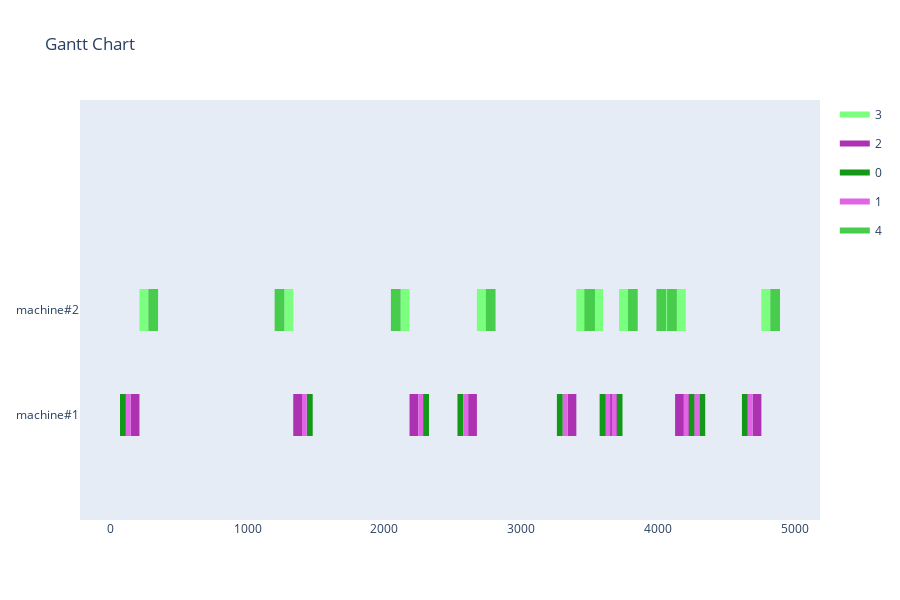

Write notebook code for a chart like this one.
### Markdown cell above
Greedy

### Code cell
agent = GreedyAgent(env)
simulator = AgentSimulator()
schedule, schedule_count = simulator.simulate(agent, orders_model)
print(f'Scheduled {schedule_count}/{len(orders_model)} Orders')
visualize_schedule(schedule, env)

### Figure 1 — Plotly figure (JSON) as saved in the notebook; plotly's stock layout.template omitted (floating-point values rounded to 4 significant figures)
{"data": [{"fill": "toself", "fillcolor": "rgb(122, 255, 126)", "hoverinfo": "name", "legendgroup": "rgb(122, 255, 126)", "mode": "none", "name": "3", "type": "scatter", "x": [3401, 3466, 3466, 3401, 3401, 4057, 4122, 4122, 4057, 4057, 211, 276, 276, 211, 211, 1269, 1334, 1334, 1269, 1269, 3713, 3778, 3778, 3713, 3713, 4135, 4200, 4200, 4135, 4135, 2675, 2740, 2740, 2675, 2675, 3531, 3596, 3596, 3531, 3531, 4752, 4817, 4817, 4752, 4752, 2118, 2183, 2183, 2118], "y": [0.8, 0.8, 1.2, 1.2, null, 0.8, 0.8, 1.2, 1.2, null, 0.8, 0.8, 1.2, 1.2, null, 0.8, 0.8, 1.2, 1.2, null, 0.8, 0.8, 1.2, 1.2, null, 0.8, 0.8, 1.2, 1.2, null, 0.8, 0.8, 1.2, 1.2, null, 0.8, 0.8, 1.2, 1.2, null, 0.8, 0.8, 1.2, 1.2, null, 0.8, 0.8, 1.2, 1.2]}, {"fill": "toself", "fillcolor": "rgb(173, 50, 177)", "hoverinfo": "name", "legendgroup": "rgb(173, 50, 177)", "mode": "none", "name": "2", "type": "scatter", "x": [3337, 3401, 3401, 3337, 3337, 4122, 4186, 4186, 4122, 4122, 147, 211, 211, 147, 147, 1334, 1398, 1398, 1334, 1334, 3649, 3713, 3713, 3649, 3649, 4200, 4264, 4264, 4200, 4200, 2611, 2675, 2675, 2611, 2611, 3596, 3660, 3660, 3596, 3596, 4688, 4752, 4752, 4688, 4688, 2183, 2247, 2247, 2183], "y": [-0.2, -0.2, 0.2, 0.2, null, -0.2, -0.2, 0.2, 0.2, null, -0.2, -0.2, 0.2, 0.2, null, -0.2, -0.2, 0.2, 0.2, null, -0.2, -0.2, 0.2, 0.2, null, -0.2, -0.2, 0.2, 0.2, null, -0.2, -0.2, 0.2, 0.2, null, -0.2, -0.2, 0.2, 0.2, null, -0.2, -0.2, 0.2, 0.2, null, -0.2, -0.2, 0.2, 0.2]}, {"fill": "toself", "fillcolor": "rgb(19, 152, 23)", "hoverinfo": "name", "legendgroup": "rgb(19, 152, 23)", "mode": "none", "name": "0", "type": "scatter", "x": [3259, 3302, 3302, 3259, 3259, 4221, 4264, 4264, 4221, 4221, 69, 112, 112, 69, 69, 1433, 1476, 1476, 1433, 1433, 3571, 3614, 3614, 3571, 3571, 4299, 4342, 4342, 4299, 4299, 2533, 2576, 2576, 2533, 2533, 3695, 3738, 3738, 3695, 3695, 4610, 4653, 4653, 4610, 4610, 2282, 2325, 2325, 2282], "y": [-0.2, -0.2, 0.2, 0.2, null, -0.2, -0.2, 0.2, 0.2, null, -0.2, -0.2, 0.2, 0.2, null, -0.2, -0.2, 0.2, 0.2, null, -0.2, -0.2, 0.2, 0.2, null, -0.2, -0.2, 0.2, 0.2, null, -0.2, -0.2, 0.2, 0.2, null, -0.2, -0.2, 0.2, 0.2, null, -0.2, -0.2, 0.2, 0.2, null, -0.2, -0.2, 0.2, 0.2]}, {"fill": "toself", "fillcolor": "rgb(224, 101, 228)", "hoverinfo": "name", "legendgroup": "rgb(224, 101, 228)", "mode": "none", "name": "1", "type": "scatter", "x": [3302, 3337, 3337, 3302, 3302, 4186, 4221, 4221, 4186, 4186, 112, 147, 147, 112, 112, 1398, 1433, 1433, 1398, 1398, 3614, 3649, 3649, 3614, 3614, 4264, 4299, 4299, 4264, 4264, 2576, 2611, 2611, 2576, 2576, 3660, 3695, 3695, 3660, 3660, 4653, 4688, 4688, 4653, 4653, 2247, 2282, 2282, 2247], "y": [-0.2, -0.2, 0.2, 0.2, null, -0.2, -0.2, 0.2, 0.2, null, -0.2, -0.2, 0.2, 0.2, null, -0.2, -0.2, 0.2, 0.2, null, -0.2, -0.2, 0.2, 0.2, null, -0.2, -0.2, 0.2, 0.2, null, -0.2, -0.2, 0.2, 0.2, null, -0.2, -0.2, 0.2, 0.2, null, -0.2, -0.2, 0.2, 0.2, null, -0.2, -0.2, 0.2, 0.2]}, {"fill": "toself", "fillcolor": "rgb(71, 204, 75)", "hoverinfo": "name", "legendgroup": "rgb(71, 204, 75)", "mode": "none", "name": "4", "type": "scatter", "x": [3466, 3537, 3537, 3466, 3466, 3986, 4057, 4057, 3986, 3986, 276, 347, 347, 276, 276, 1198, 1269, 1269, 1198, 1198, 3778, 3849, 3849, 3778, 3778, 4064, 4135, 4135, 4064, 4064, 2740, 2811, 2811, 2740, 2740, 3460, 3531, 3531, 3460, 3460, 4817, 4888, 4888, 4817, 4817, 2047, 2118, 2118, 2047], "y": [0.8, 0.8, 1.2, 1.2, null, 0.8, 0.8, 1.2, 1.2, null, 0.8, 0.8, 1.2, 1.2, null, 0.8, 0.8, 1.2, 1.2, null, 0.8, 0.8, 1.2, 1.2, null, 0.8, 0.8, 1.2, 1.2, null, 0.8, 0.8, 1.2, 1.2, null, 0.8, 0.8, 1.2, 1.2, null, 0.8, 0.8, 1.2, 1.2, null, 0.8, 0.8, 1.2, 1.2]}, {"legendgroup": "rgb(122, 255, 126)", "marker": {"color": "rgb(122, 255, 126)", "opacity": 0, "size": 1}, "mode": "markers", "name": "", "showlegend": false, "text": [null, null, null, null, null, null, null, null, null, null, null, null, null, null, null, null, null, null, null, null], "type": "scatter", "x": [3401, 3466, 4057, 4122, 211, 276, 1269, 1334, 3713, 3778, 4135, 4200, 2675, 2740, 3531, 3596, 4752, 4817, 2118, 2183], "y": [1, 1, 1, 1, 1, 1, 1, 1, 1, 1, 1, 1, 1, 1, 1, 1, 1, 1, 1, 1]}, {"legendgroup": "rgb(173, 50, 177)", "marker": {"color": "rgb(173, 50, 177)", "opacity": 0, "size": 1}, "mode": "markers", "name": "", "showlegend": false, "text": [null, null, null, null, null, null, null, null, null, null, null, null, null, null, null, null, null, null, null, null], "type": "scatter", "x": [3337, 3401, 4122, 4186, 147, 211, 1334, 1398, 3649, 3713, 4200, 4264, 2611, 2675, 3596, 3660, 4688, 4752, 2183, 2247], "y": [0, 0, 0, 0, 0, 0, 0, 0, 0, 0, 0, 0, 0, 0, 0, 0, 0, 0, 0, 0]}, {"legendgroup": "rgb(19, 152, 23)", "marker": {"color": "rgb(19, 152, 23)", "opacity": 0, "size": 1}, "mode": "markers", "name": "", "showlegend": false, "text": [null, null, null, null, null, null, null, null, null, null, null, null, null, null, null, null, null, null, null, null], "type": "scatter", "x": [3259, 3302, 4221, 4264, 69, 112, 1433, 1476, 3571, 3614, 4299, 4342, 2533, 2576, 3695, 3738, 4610, 4653, 2282, 2325], "y": [0, 0, 0, 0, 0, 0, 0, 0, 0, 0, 0, 0, 0, 0, 0, 0, 0, 0, 0, 0]}, {"legendgroup": "rgb(224, 101, 228)", "marker": {"color": "rgb(224, 101, 228)", "opacity": 0, "size": 1}, "mode": "markers", "name": "", "showlegend": false, "text": [null, null, null, null, null, null, null, null, null, null, null, null, null, null, null, null, null, null, null, null], "type": "scatter", "x": [3302, 3337, 4186, 4221, 112, 147, 1398, 1433, 3614, 3649, 4264, 4299, 2576, 2611, 3660, 3695, 4653, 4688, 2247, 2282], "y": [0, 0, 0, 0, 0, 0, 0, 0, 0, 0, 0, 0, 0, 0, 0, 0, 0, 0, 0, 0]}, {"legendgroup": "rgb(71, 204, 75)", "marker": {"color": "rgb(71, 204, 75)", "opacity": 0, "size": 1}, "mode": "markers", "name": "", "showlegend": false, "text": [null, null, null, null, null, null, null, null, null, null, null, null, null, null, null, null, null, null, null, null], "type": "scatter", "x": [3466, 3537, 3986, 4057, 276, 347, 1198, 1269, 3778, 3849, 4064, 4135, 2740, 2811, 3460, 3531, 4817, 4888, 2047, 2118], "y": [1, 1, 1, 1, 1, 1, 1, 1, 1, 1, 1, 1, 1, 1, 1, 1, 1, 1, 1, 1]}], "layout": {"height": 600, "hovermode": "closest", "showlegend": true, "title": {"text": "Gantt Chart"}, "xaxis": {"rangeselector": {"buttons": [{"count": 7, "label": "1w", "step": "day", "stepmode": "backward"}, {"count": 1, "label": "1m", "step": "month", "stepmode": "backward"}, {"count": 6, "label": "6m", "step": "month", "stepmode": "backward"}, {"count": 1, "label": "YTD", "step": "year", "stepmode": "todate"}, {"count": 1, "label": "1y", "step": "year", "stepmode": "backward"}, {"step": "all"}]}, "showgrid": false, "type": "linear", "zeroline": false}, "yaxis": {"autorange": false, "range": [-1, 3], "showgrid": false, "ticktext": ["machine#1", "machine#2"], "tickvals": [0, 1], "zeroline": false}}}
